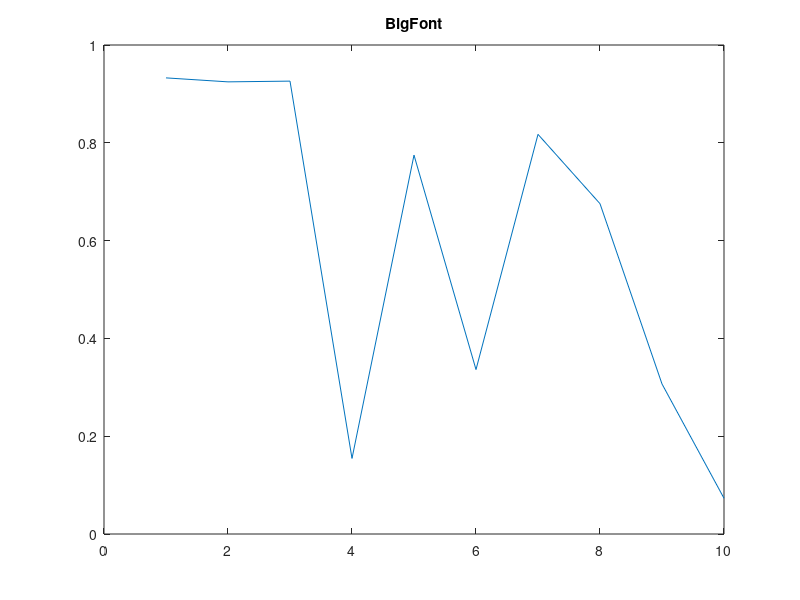

The MATLAB script that drew this image: (Note: this script raises an error after producing the figure.)
%% test_BigFont
% Smoke tests of the BigFont function.
%--------------------------------------------------------------------------
set(0, 'DefaultFigureVisible', 'off')

%% Runs with the default size and returns the figure children
figure; plot(1:10, rand(1, 10)); title('BigFont')
h = BigFont;
assert(isequal(h, get(gcf, 'Children')))
close all

%% Runs with a given size
figure; plot(1:10)
h = BigFont(30);
assert(~isempty(h))
close all

%% Runs with no output
figure; plot(1:10)
BigFont(12)
close all
